Frame 1 (no input): blank canvas, image omitted
Frame 60 (no input): blank canvas, image omitted
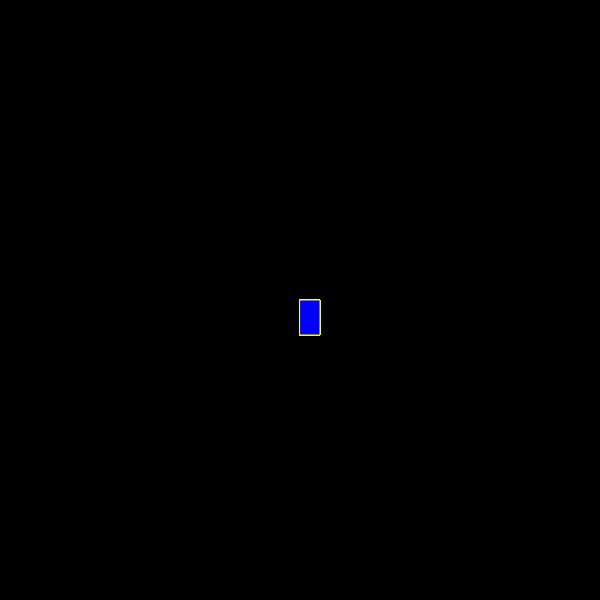
Frame 120 (the mouse pressed at the canvas centre since frame 60)

The p5.js sketch whose frames 1 and 60 were blank and that drew this single picture after the mouse press (run headless with seeded random() and noise() and a simulated clock; from frame 60 on, the mouse is pressed at the canvas centre):

// p5.js sketch
// ── sketch.js
function setup() {
    createCanvas(600, 600);
    background("black");
  }
  
  function draw() {
    stroke("yellow");
    fill("blue");
    
    if (mouseIsPressed){
    rect(mouseX, mouseY, 20, 35);
    }
  }
    
